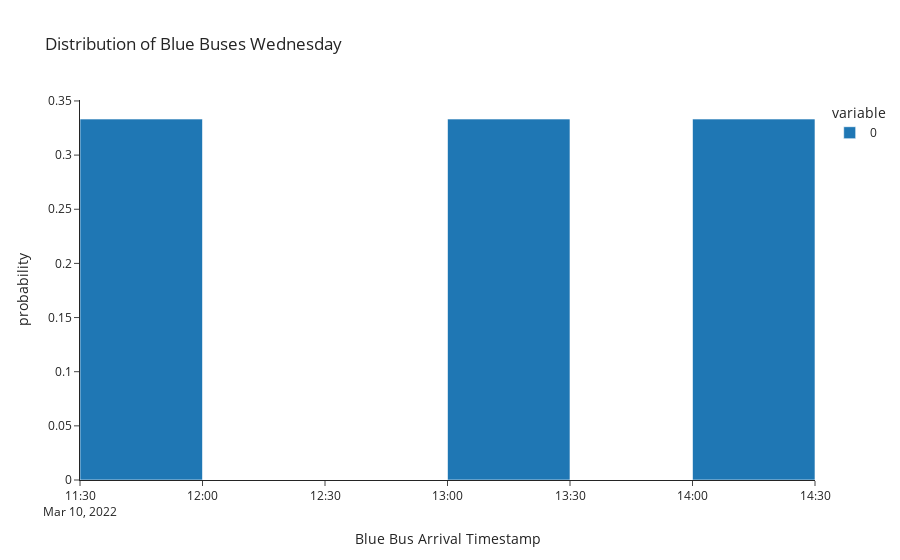

Notebook source saved alongside this figure:
### Code cell
fig=px.histogram(friday_timestamp,nbins=5,histnorm="probability",title="Distribution of Blue Buses Wednesday",
             labels={"value":"Blue Bus Arrival Timestamp"},template="simple_white")
fig.show()

### Figure 1 — Plotly figure (JSON) as saved in the notebook; plotly's stock layout.template omitted (floating-point values rounded to 4 significant figures)
{"data": [{"alignmentgroup": "True", "bingroup": "x", "histnorm": "probability", "hovertemplate": "variable=0<br>Blue Bus Arrival Timestamp=%{x}<br>probability=%{y}<extra></extra>", "legendgroup": "0", "marker": {"color": "#1F77B4", "pattern": {"shape": ""}}, "name": "0", "nbinsx": 5, "offsetgroup": "0", "orientation": "v", "showlegend": true, "type": "histogram", "x": ["2022-03-10T11:52:59.297436", "2022-03-10T13:11:51.750397", "2022-03-10T14:01:38.201533"], "xaxis": "x", "yaxis": "y"}], "layout": {"barmode": "relative", "legend": {"title": {"text": "variable"}, "tracegroupgap": 0}, "title": {"text": "Distribution of Blue Buses Wednesday"}, "xaxis": {"anchor": "y", "domain": [0, 1], "title": {"text": "Blue Bus Arrival Timestamp"}}, "yaxis": {"anchor": "x", "domain": [0, 1], "title": {"text": "probability"}}}}
